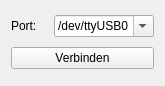
<?xml version="1.0" encoding="UTF-8"?>
<ui version="4.0">
 <class>Form</class>
 <widget class="QWidget" name="Form">
  <property name="geometry">
   <rect>
    <x>0</x>
    <y>0</y>
    <width>165</width>
    <height>86</height>
   </rect>
  </property>
  <property name="windowTitle">
   <string>Form</string>
  </property>
  <layout class="QVBoxLayout" name="verticalLayout">
   <item>
    <layout class="QHBoxLayout" name="horizontalLayout">
     <item>
      <widget class="QLabel" name="label">
       <property name="text">
        <string>Port:</string>
       </property>
      </widget>
     </item>
     <item>
      <widget class="QComboBox" name="comboBox">
       <property name="editable">
        <bool>true</bool>
       </property>
       <item>
        <property name="text">
         <string>/dev/ttyUSB0</string>
        </property>
       </item>
       <item>
        <property name="text">
         <string>/dev/ttyUSB1</string>
        </property>
       </item>
       <item>
        <property name="text">
         <string>COM7</string>
        </property>
       </item>
      </widget>
     </item>
    </layout>
   </item>
   <item>
    <widget class="QPushButton" name="pushButton">
     <property name="text">
      <string>Verbinden</string>
     </property>
    </widget>
   </item>
  </layout>
 </widget>
 <resources/>
 <connections/>
</ui>
